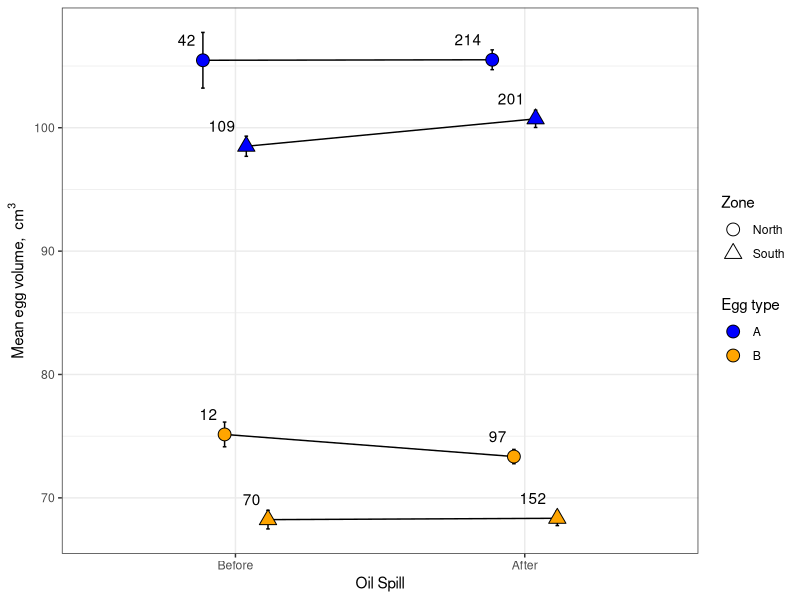
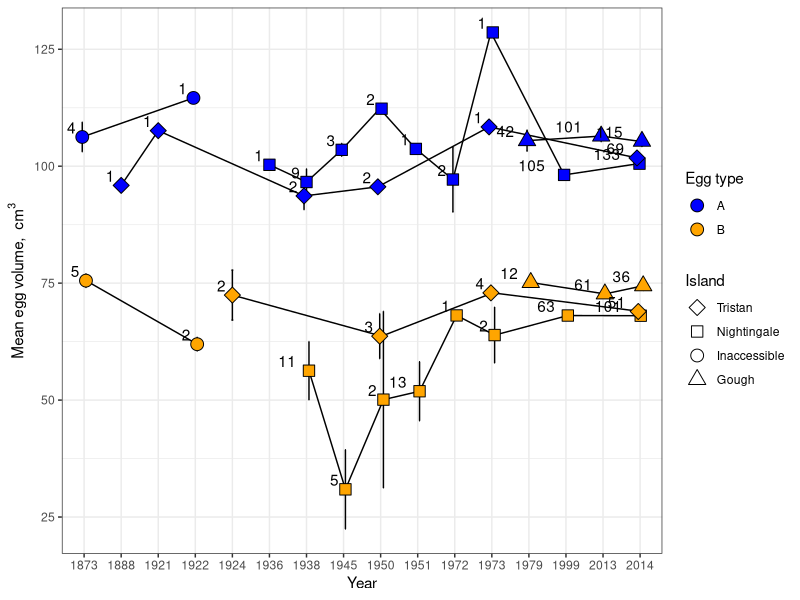
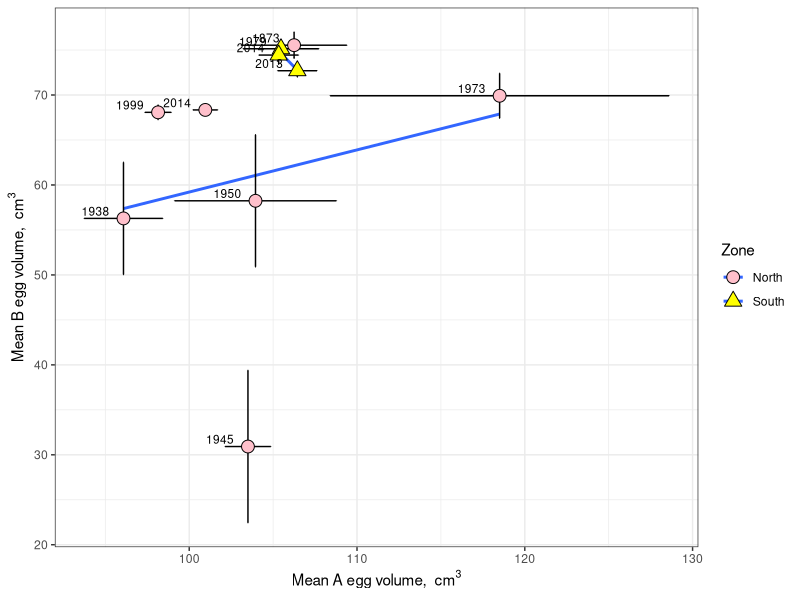
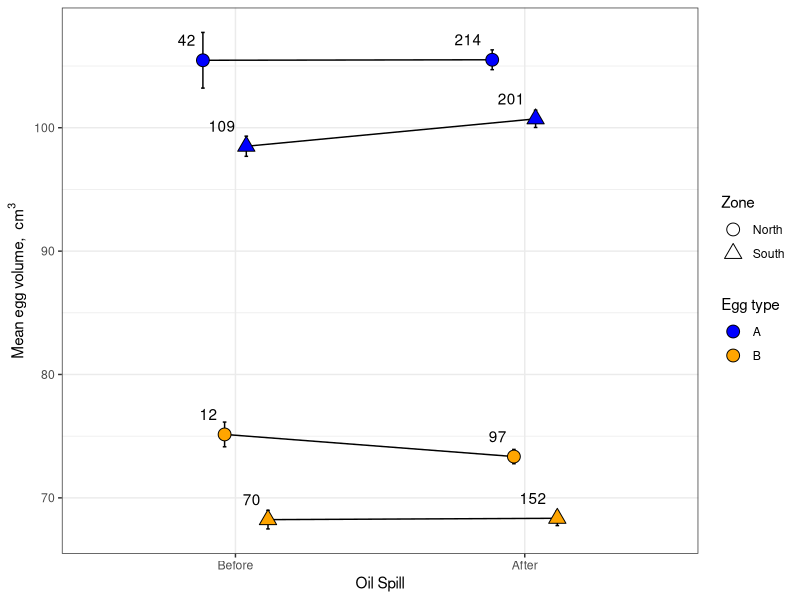
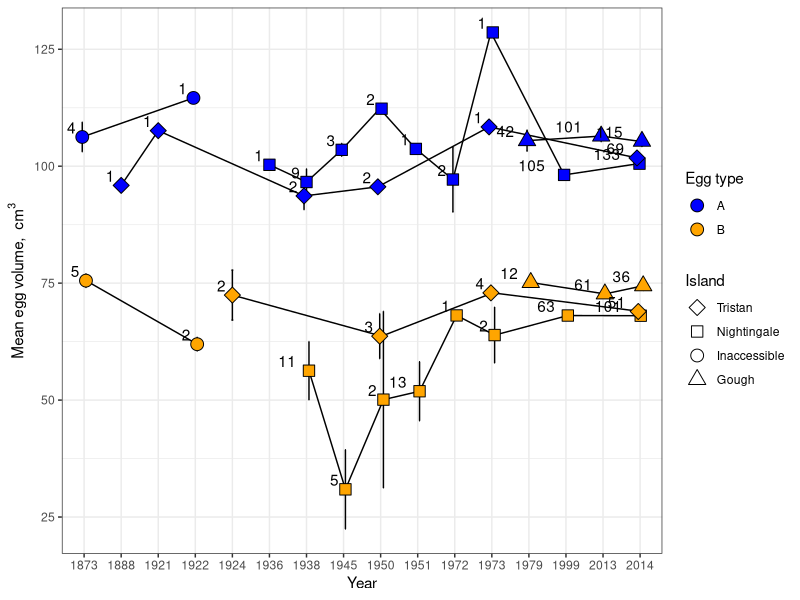
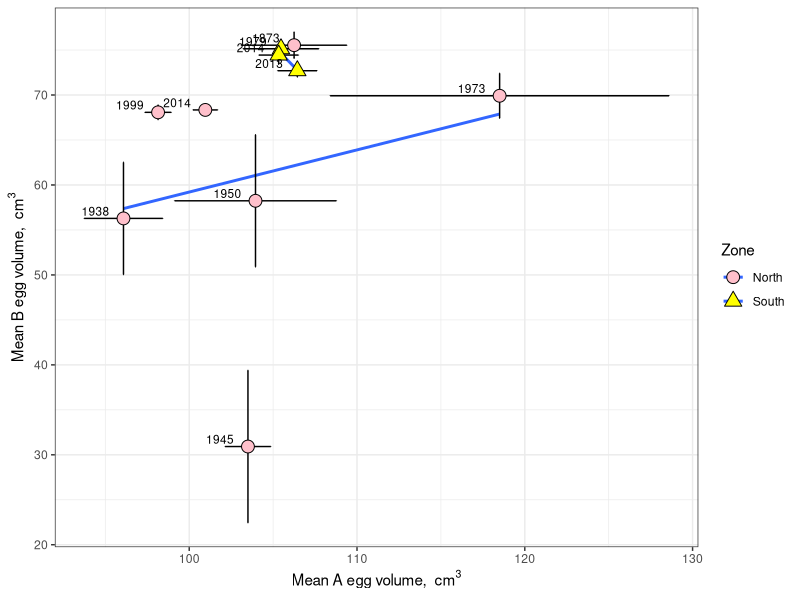

R code for these plots, in order:
#read in the data for the oil spill and harvesting analyses
penguin<-read.csv("penguin.data.csv", header= TRUE)

#we are interested in testing if the egg size patterns correspond to predictions associated with two
#events- specifically, we want to test if the 2011 oil spill negatively affected egg size, or if
#other variations eggs affected size of eggs over time with any discernable pattern 

#first, let's check if the oil spill affected egg size. The oil spill occured in 2011, and if it  
#was a driver, we would expect egg size to be lower after the spill, and MORE lower closer to the spill
# so let's test if that happened

#first we need to create a variable for the oil spill, which happened
penguin$oilspill<-as.factor(ifelse(penguin$Year>=2011, "After", "Before"))

#also, because data are spotty and weirdly distributed prior to 1970, let's cut it out for this analysis
#and cut out a couple outlying egg sizes
penguin1<-penguin[which(penguin$Year>1970 & penguin$Decision != "U" &
                          penguin$Volume<130),]

#fiddle with transformations to get us closer to normality of residuals

penguin1$logvolume<-log(penguin1$Volume)
penguin1$sqrtvolume<-sqrt(penguin1$Volume)

#now create a model to describe egg volume
oil.model<-lm(Volume~Zone*oilspill*Decision, data=penguin1)

summary(oil.model)
AIC(oil.model)
anova(oil.model)
TukeyHSD(aov(oil.model))
#data are very non normal
shapiro.test(resid(oil.model))

#ok, now we need to get the summary stats out of it
library(plyr)

summary.penguin.oilspill<-ddply(penguin1, c("Zone", "Decision", "oilspill"), summarise,
                                mean.Volume=mean(Volume), N=length(Volume), 
                                SE=sd(Volume)/sqrt(N))
summary.penguin.oilspill$all.lines<-with(summary.penguin.oilspill, interaction(Decision, Zone))

#reorder factor levels for oilspill
summary.penguin.oilspill$oilspill<-factor(summary.penguin.oilspill$oilspill, levels=c("Before", "After"))


#insert plot here
library(ggplot2)
oil.plot<-ggplot(summary.penguin.oilspill, aes(oilspill, mean.Volume, 
                                               shape=Zone, fill=Decision, label=N))+
  scale_fill_manual(values=c("blue", "orange"), name="Egg type", 
                    guide=guide_legend(override.aes=aes(shape=21)))+
  scale_shape_manual(values=c(21,24), labels=c("North", "South"))+
  geom_line(aes(group=all.lines), color="black", position=position_dodge(width=0.3))+
  geom_errorbar(aes(ymin=(mean.Volume-SE), ymax=(mean.Volume+SE)), width=0.05, color="black",
                position=position_dodge(width=0.3))+
  geom_point(color="black", size=4, position=position_dodge(width=0.3))+
  geom_text(aes(label=N),hjust=1.4, vjust=-1.2, position=position_dodge(width=0.3))+
  theme_bw()+
  labs(y=expression("Mean egg volume, "~cm^3), x="Oil Spill")

oil.plot
#save to pdf
pdf("figs/oilspillplot.pdf", height=5, width=7)
oil.plot
dev.off()


# now we want to examine the finer scale patterns in variation of egg size.
#instead of lumping by time period and island group, we'll just break it out so that readers can see the patterns
#This will be a very similar analysis as above, 
# but there will be an interaction with year


#and because we want to look at a year effect, and we want to see if there's anything going on
#relative to time, but there's not a ton of data so we'll just need to look at years directly and ANOVA them

#bring back the pre-1970 data
penguin2<-penguin[which(penguin$Decision != "U"),]

#we're interested in change with time in these two periods, and by island, but otherwise the analysis is 
#very similar to the above
year.model<-lm(Volume~Location2*as.factor(Year)*Decision, data=penguin2)

summary(year.model)
AIC(year.model)
anova(year.model)
TukeyHSD(aov(year.model))
#data are very non normal
shapiro.test(resid(year.model))


summary.penguin.year<-ddply(penguin2, c("Location2", "Decision", "Year"), summarise,
                                mean.Volume=mean(Volume), N=length(Volume),  SE=sd(Volume)/sqrt(N))


#reorder factor levels for islands
summary.penguin.year$Location2<-factor(summary.penguin.year$Location2, levels=c("Tristan", "Nightingale", "Inaccessible", "Gough"))

#create interaction
summary.penguin.year$all.lines<-with(summary.penguin.year, interaction(Location2,  Decision))

year.plot<-ggplot(summary.penguin.year, aes(as.factor(Year), mean.Volume, 
                                               shape=Location2, fill=Decision, label=N))+
  scale_fill_manual(values=c("blue", "orange"), name="Egg type", 
                    guide=guide_legend(override.aes=aes(shape=21), order=1))+
  scale_shape_manual(values=c(23,22,21,24), name="Island", labels=c("Tristan", "Nightingale", "Inaccessible", "Gough"))+
  geom_line(aes(group=all.lines), color="black",  position=position_dodge(width=0.2))+
  geom_errorbar(aes(ymin=(mean.Volume-SE), ymax=(mean.Volume+SE)), width=0.05, color="black",
                position=position_dodge(width=0.2))+
  geom_point(color="black", size=4,  position=position_dodge(width=0.2))+
  geom_text(aes(label=N),hjust=1.7, vjust=-0.3,  position=position_dodge(width=0.2))+
  theme_bw()+
  labs(y=expression("Mean egg volume, "~cm^3), x="Year")

year.plot

#save to pdf
pdf("figs/yearplot.pdf", height=5, width=7)
year.plot
dev.off()

#now, let's do some correlation analyses to see how A and B eggs are correlated with each other by zone
summary.penguin.zone<-ddply(penguin2, c("Zone", "Decision", "Year"), summarise,
                            mean.Volume=mean(Volume), N=length(Volume),  SE=sd(Volume)/sqrt(N))

#cut out years that there was only 1 egg of a given type collected
summary.penguin.zone<-summary.penguin.zone[which(summary.penguin.zone$N>1),]

# first let's split it up and then line the data back up together 

A.eggs<-summary.penguin.zone[which(summary.penguin.zone$Decision=="A"),]

B.eggs<-summary.penguin.zone[which(summary.penguin.zone$Decision=="B"),]

#fiddle with it so we can remerge it all
A.eggs$all.lines<-NULL
B.eggs$all.lines<-NULL
A.eggs$Decision<-NULL
B.eggs$Decision<-NULL
names(A.eggs)<-c("Zone","Year","A.mean.Volume", "A.N", "A.SE")
names(B.eggs)<-c("Zone","Year","B.mean.Volume", "B.N", "B.SE")

crosstab.eggs<-merge(A.eggs, B.eggs, by=c("Zone", "Year"))

#reorder factor levels for islands
crosstab.eggs$Zone<-factor(crosstab.eggs$Zone, levels=c("Other", "Gough"))

#now let's do a correlation analysis

cor.test(crosstab.eggs$B.mean.Volume, crosstab.eggs$A.mean.Volume, method="pearson")

#not much there, but we might be able to see things a little better if we look at this by Zone

egg.cor.lm<-lm(B.mean.Volume~A.mean.Volume*Zone, data=crosstab.eggs)
summary(egg.cor.lm)

#lets's also do variability

egg.SE.lm<-lm(B.SE~A.SE*Zone, data=crosstab.eggs)
summary(egg.SE.lm)

#not a lot significant, but let's see what we can visualize

eggcorr.plot<-ggplot(crosstab.eggs, aes(A.mean.Volume, B.mean.Volume, 
                                            shape=Zone, fill=Zone, label=Year))+
  scale_shape_manual(values=c(21,24), labels=c("North", "South"))+
  scale_fill_manual(values=c("pink", "yellow"), name="Zone", labels=c("North", "South"))+
  geom_smooth(method="lm", se=FALSE)+
  geom_errorbar(aes(ymin=(B.mean.Volume-B.SE), ymax=(B.mean.Volume+B.SE)), width=0.05, color="black")+
  geom_errorbarh(aes(xmin=(A.mean.Volume-A.SE), xmax=(A.mean.Volume+A.SE)), height=0.05, color="black")+
  geom_point(color="black", size=4)+
  geom_text(aes(label=Year),hjust=1.5, vjust=-0.3, size=3)+
  theme_bw()+
  labs(y=expression("Mean B egg volume, "~cm^3), x=expression("Mean A egg volume, "~cm^3))

eggcorr.plot

#save to pdf
pdf("figs/AvsBvol.pdf", height=5, width=7)
eggcorr.plot
dev.off()
